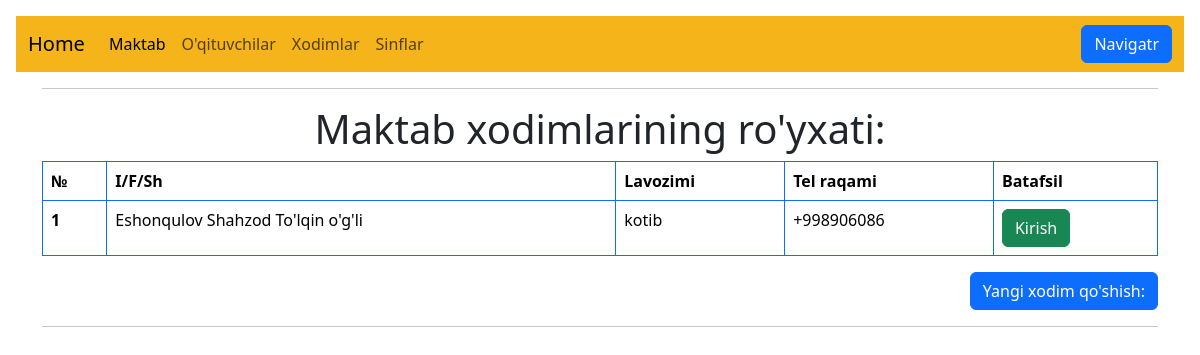
Page /student/workers/ (signed in) on the committed database.
### student/models.py (models this page shows, shortened)
class Workers(models.Model):
    name = models.CharField(max_length=55)
    position = models.CharField(max_length=30)
    phone = models.CharField(max_length=17, default='+998')
    photo = models.ImageField(default="/media/about1.jpg", upload_to='images/', blank=True)
    author = models.ForeignKey(
        get_user_model(),
        on_delete=models.CASCADE,
    )

### student/views.py (the view)
# urls.py: path('workers/', WorkersListView.as_view(), name='workers_list'),
class WorkersListView(LoginRequiredMixin, ListView):
    model = Workers
    template_name = 'workers_list.html'

### templates/workers_list.html (shortened to what this page needs)
{% extends 'base2.html' %}
{% load static %}
{% block content %}
    <hr>
<div   align="center">
    <h1>Maktab xodimlarining ro'yxati:</h1>
</div>
<table class="table table-bordered border-primary">
        <thead>
          <tr>
            <th scope="col">&#8470;</th>
            <th scope="col">I/F/Sh</th>
            <th scope="col">Lavozimi</th>
            <th scope="col">Tel raqami</th>
            <th scope="col">Batafsil</th>
          </tr>
        </thead>
            {% for worker in object_list %}
                <div class="product">
                    <tbody>
                        <tr>
                          <th scope="row">{{ forloop.counter }}</th>
                            <td>{{ worker.name }}</td>
                            <td>{{ worker.position }}</td>
                            <td>{{ worker.phone }}</td>
                            <td><a href="{% url 'workers_detail' worker.pk %}"><button  type="button" class="btn btn-success">Kirish</button></a></td>
                        </tr>
                    </tbody>
                </div>
            {% endfor %}
</table>
<div class="d-grid gap-2"   align="right">
    <a href="{% url 'workers_new' %}"><button class="btn btn-primary" type="button">Yangi xodim qo'shish:</button></a>
</div>
    <hr>
{% endblock content %}

### rows in the picture
Workers: name "Eshonqulov Shahzod To'lqin o'g'li", position "kotib", phone "+998906086"
